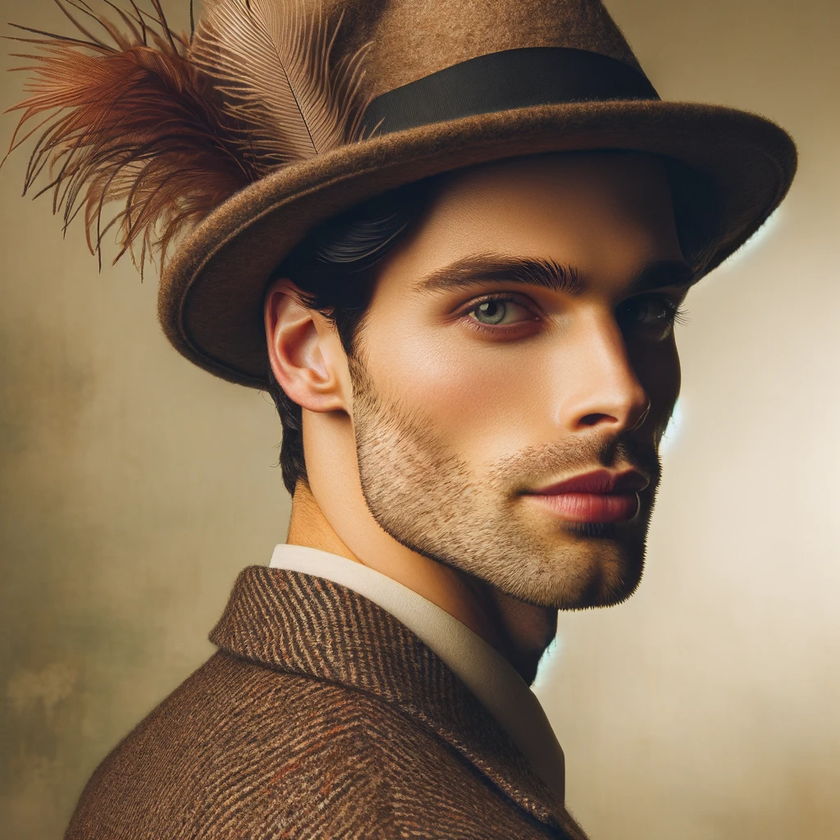
#> input picture img/like_lenna.png, 840 x 840 px, shrunk from 1024 x 1024 before the run
$ python clahe.py
#> lines starting #> are read from the running program, lines starting #| are printed output that depends on the picture
'''
일정한 영역 내에서 극단적으로 어둡거나 밝은 부분이 있으면 노이즈가 생겨 원하는 결과를 얻을 수 없게 됩니다. 이 문제를 피하기 위해서 어떤 영역이든 지정된 제한 값(아래 코드에서 clipLimit 파라미터)을 넘으면 그 픽셀은 다른 영역에 균일하게 배분하여 적용합니다. 이러한 평탄화 방식을 CLAHE라고 합니다.

clahe = cv2.createCLAHE(clipLimit, tileGridSize)
clipLimit: 대비(Contrast) 제한 경계 값, default=40.0
tileGridSize: 영역 크기, default=8 x 8
clahe: 생성된 CLAHE 객체

clahe.apply(src): CLAHE 적용
src: 입력 이미지
'''

import cv2
import numpy as np
import matplotlib.pylab as plt

# 이미지를 읽고 YUV 컬러스페이스로 변경
img = cv2.imread('../img/like_lenna.png')
#> img is the input picture: shape (840, 840, 3); mean B, G, R 87.7, 112.3, 136.5
img_yuv = cv2.cvtColor(img, cv2.COLOR_BGR2YUV)
#> img_yuv: shape (840, 840, 3); mean of channels 0, 1, 2 116.7, 113.6, 145.4

# 밝기 채널에 대해서 평탄화 적용
img_eq = img_yuv.copy()
img_eq[:,:,0] = cv2.equalizeHist(img_eq[:,:,0])
#> img_eq: shape (840, 840, 3); mean of channels 0, 1, 2 128.2, 113.6, 145.4
img_eq = cv2.cvtColor(img_eq, cv2.COLOR_YUV2BGR)
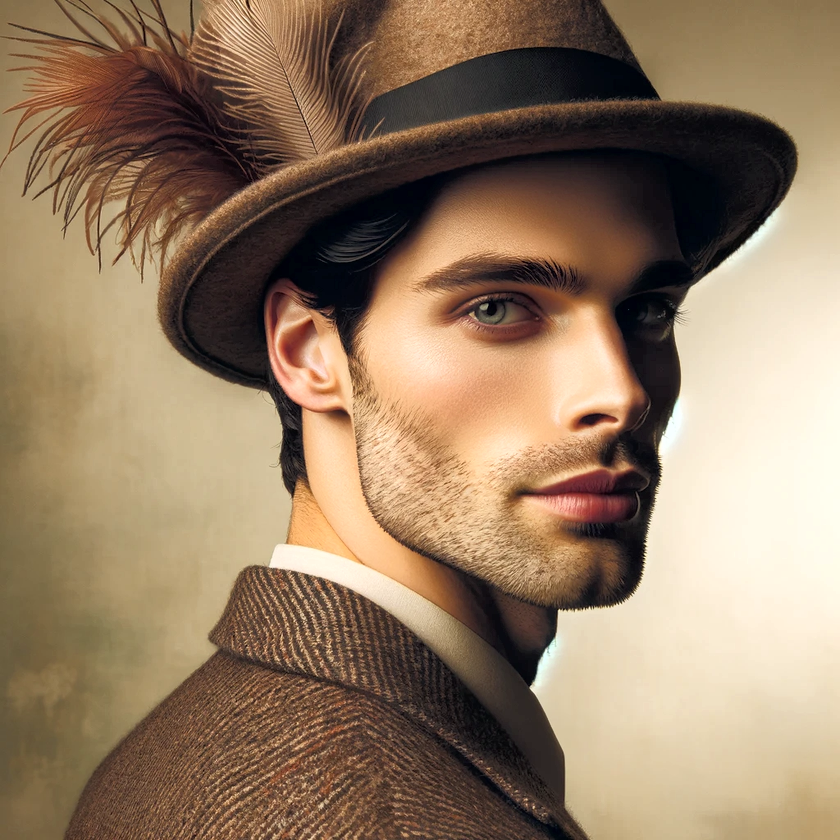
#> img_eq: shape (840, 840, 3); mean B, G, R 99, 123.7, 147.7

# 밝기 채널에 대해서 CLAHE 적용
img_clahe = img_yuv.copy()
clahe = cv2.createCLAHE(clipLimit=3.0, tileGridSize=(8,8)) #CLAHE 생성
img_clahe[:,:,0] = clahe.apply(img_clahe[:,:,0]) #CLAHE 적용
#> img_clahe: shape (840, 840, 3); mean of channels 0, 1, 2 128.2, 113.6, 145.4
img_clahe = cv2.cvtColor(img_clahe, cv2.COLOR_YUV2BGR)
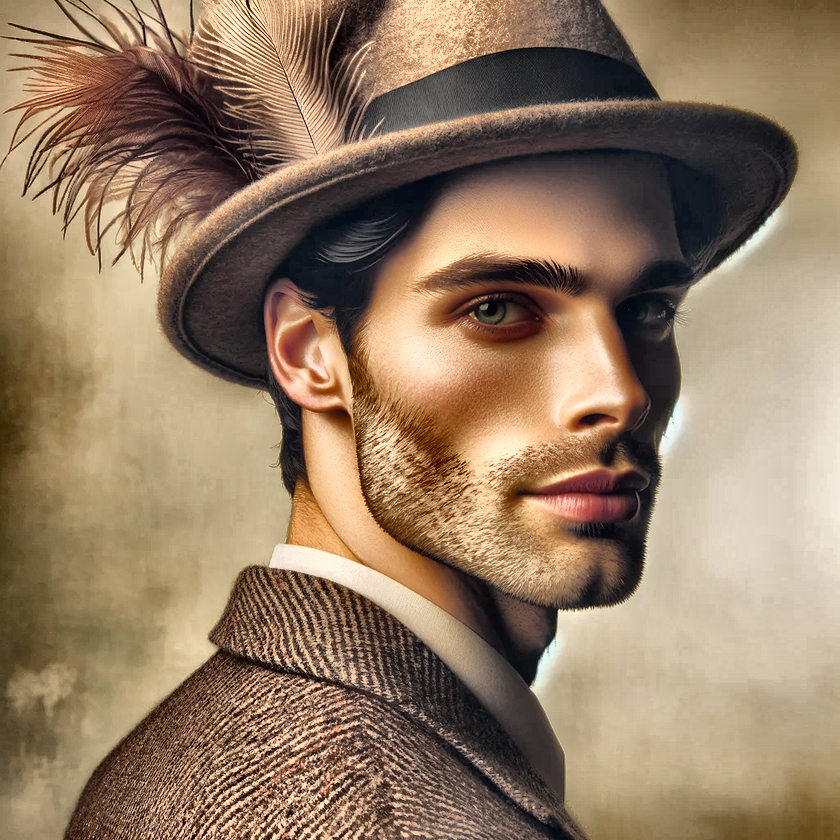
#> img_clahe: shape (840, 840, 3); mean B, G, R 99, 123.7, 147.7

# 결과 출력
cv2.imshow('Before', img)
cv2.imshow('CLAHE', img_clahe)
cv2.imshow('equalizeHist', img_eq)
cv2.waitKey()
cv2.destroyAllWindows()

$ run again, with img/00.PNG copied over img/like_lenna.png
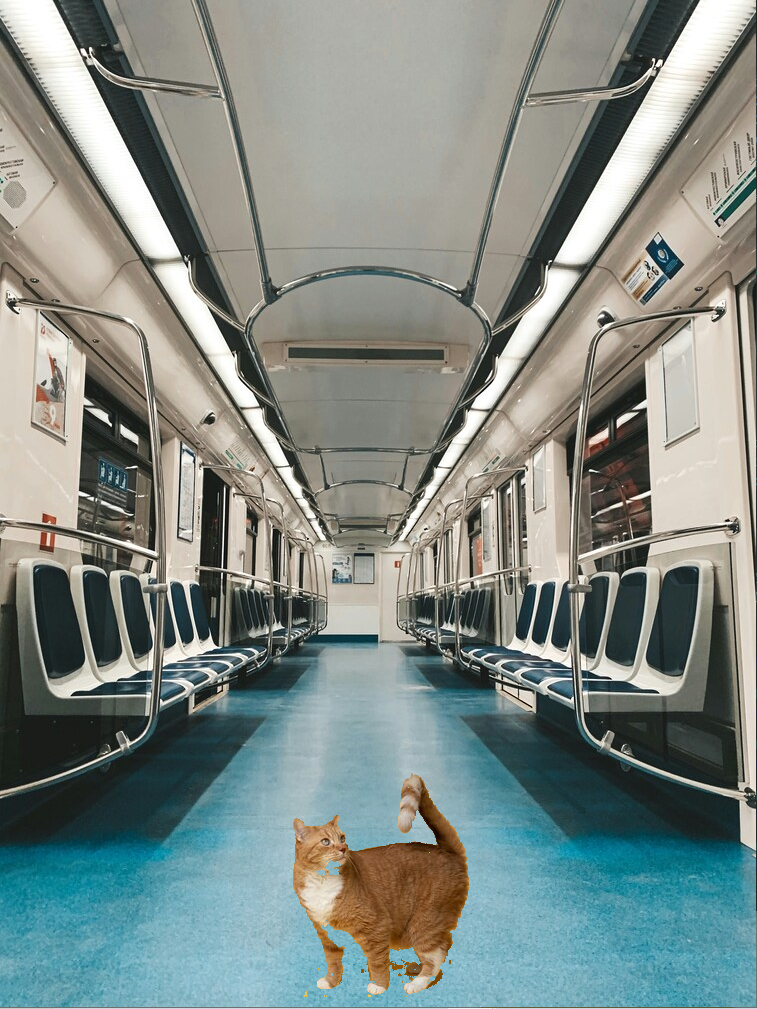
#> input picture img/00.PNG, 757 x 1009 px
#> img is the input picture: shape (1009, 757, 3); mean B, G, R 134, 138.8, 128.3
#> img_yuv: shape (1009, 757, 3); mean of channels 0, 1, 2 135.1, 127.5, 122
#> `img_eq = cv2.cvtColor(img_eq, cv2.COLOR_YUV2BGR)`:
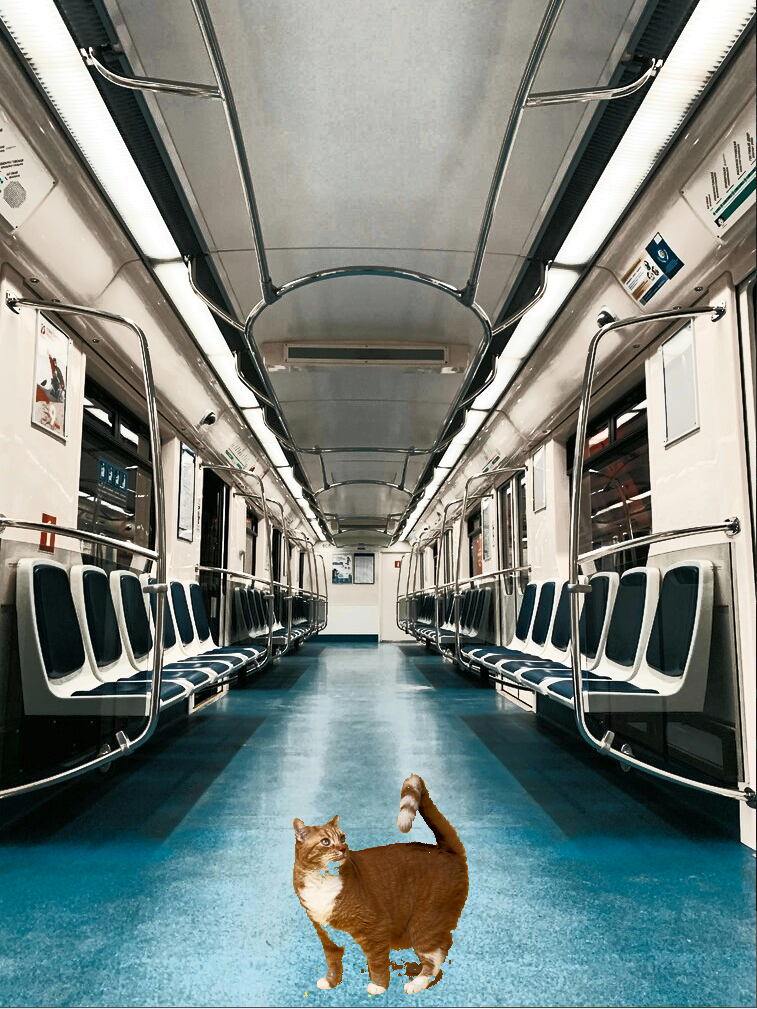
#> img_eq: shape (1009, 757, 3); mean B, G, R 127.4, 131.9, 121.7
#> `img_clahe = cv2.cvtColor(img_clahe, cv2.COLOR_YUV2BGR)`:
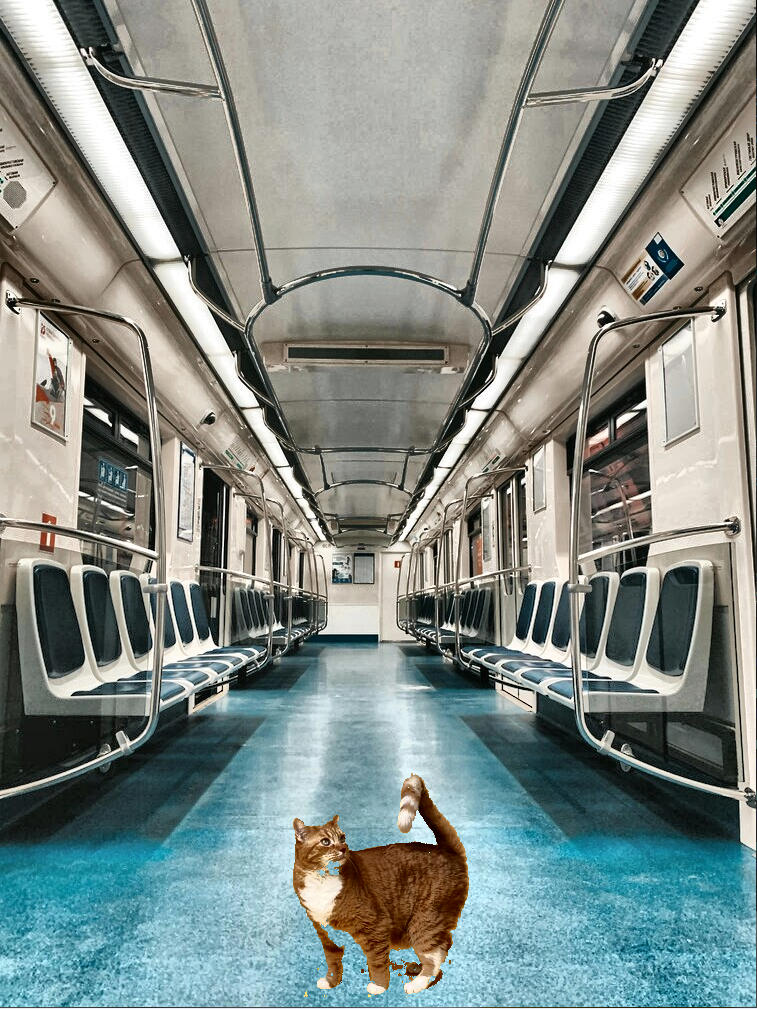
#> img_clahe: shape (1009, 757, 3); mean B, G, R 134.9, 139.3, 128.9

$ run again, with img/kabo_unsplash.jpg saved as img/like_lenna.png
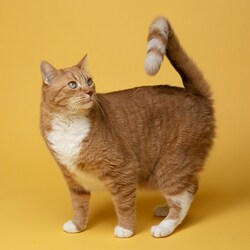
#> input picture img/kabo_unsplash.jpg, 250 x 250 px
#> img is the input picture: shape (250, 250, 3); mean B, G, R 71, 146.9, 191.4
#> img_yuv: shape (250, 250, 3); mean of channels 0, 1, 2 151.6, 88.3, 163
#> `img_eq = cv2.cvtColor(img_eq, cv2.COLOR_YUV2BGR)`:
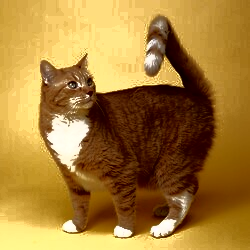
#> img_eq: shape (250, 250, 3); mean B, G, R 55.5, 125.3, 166.3
#> `img_clahe = cv2.cvtColor(img_clahe, cv2.COLOR_YUV2BGR)`:
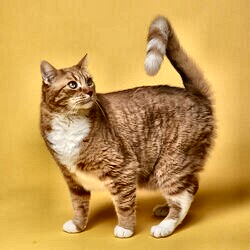
#> img_clahe: shape (250, 250, 3); mean B, G, R 79.8, 154.9, 199
